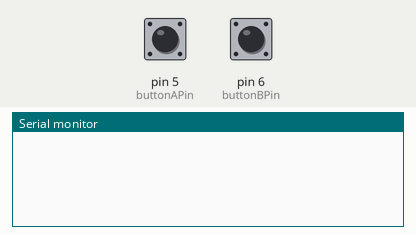
Recording of a sketch running on a simulated Arduino Uno, built with avr-gcc and run on an emulated ATmega328P. Shown: the last lines printed to the serial monitor. The inputs (shaded band) are chosen by the test bench; at power-on: pin 5 (buttonAPin) HIGH, pin 6 (buttonBPin) HIGH.

Above: at 1.2 s.
1.3 s: pin 5 (buttonAPin) pulled LOW for 0.15 s
At 1.9 s:
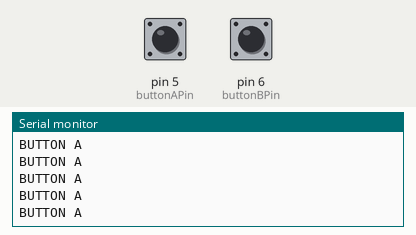
2.9 s: pin 6 (buttonBPin) pulled LOW for 0.15 s
At 4.2 s:
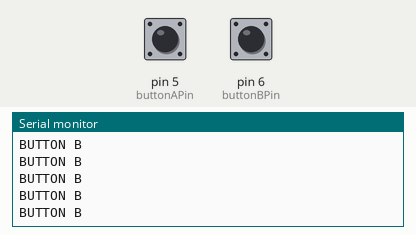
4.5 s: pin 5 (buttonAPin) driven LOW
At 5.1 s:
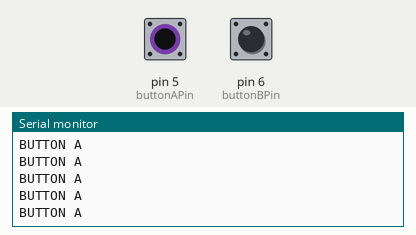

Measured:
- after the input at 1.3 s, the serial monitor: prints a new line at once (image 1)
- after the input at 2.9 s, the serial monitor: prints a new line at once (image 2)
- after the input at 4.5 s, the serial monitor: prints a new line at once (image 3)

The sketch:

buttonTest.ino
```cpp
#define buttonAPin 5
#define buttonBPin 6

bool buttonAVal = 0;
bool buttonBVal = 0;

void setup() {
  Serial.begin(115200);
  pinMode(buttonAPin, INPUT_PULLUP);
  pinMode(buttonBPin, INPUT_PULLUP);
}

void loop() {
  buttonAVal = digitalRead(buttonAPin);
  buttonBVal = digitalRead(buttonBPin);
  if (buttonAVal == LOW) {
    Serial.println("BUTTON A");
  }
  if (buttonBVal == LOW) {
    Serial.println("BUTTON B");
  }
}
```
